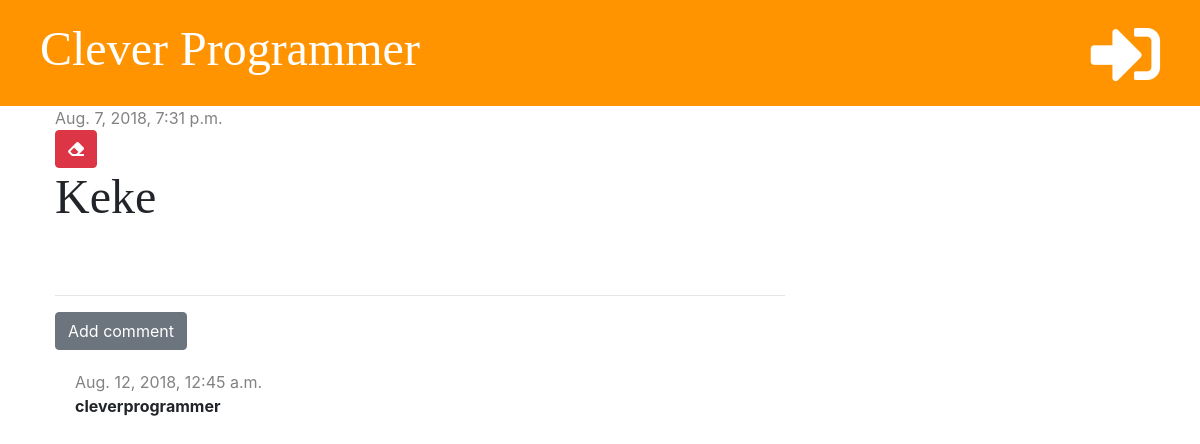
/post/5/, run on the app's committed database.
### blog/models.py (models this page shows, shortened)
class Post(models.Model):
    author = models.ForeignKey('auth.User', on_delete=models.CASCADE)
    title = models.CharField(max_length=200)
    text = models.TextField()
    created_date = models.DateTimeField(default=timezone.now)
    published_date = models.DateTimeField(blank=True, null=True)

class Comment(models.Model):
    post = models.ForeignKey('blog.Post', on_delete=models.CASCADE, related_name='comments')
    author = models.CharField(max_length=200)
    text = models.TextField()
    created_date = models.DateTimeField(default=timezone.now)
    approved = models.BooleanField(default=False)

### blog/views.py (the view)
# urls.py: path('post/<int:pk>/', views.post_detail, name='post_detail'),
def post_detail(request, pk):
    post = get_object_or_404(Post, pk=pk)
    stuff_for_frontend = {'post': post}
    return render(request, 'blog/post_detail.html', stuff_for_frontend)

### blog/templatetags/markdownify.py (called while the page is built)
@register.filter
def markdown(value):
    renderer = HighlightRenderer()
    markdown = mistune.Markdown(renderer=renderer)
    return markdown(value)

### blog/templates/blog/post_detail.html (shortened to what this page needs)
{% extends 'blog/base.html' %}
{% load markdownify %}
{% block content %}
    <div class="post">
        {% if post.published_date %}
            <div class="date">
                {{ post.published_date }}
            </div>
        {% else %}
            <a href="{% url 'post_publish' pk=post.pk %}" class="btn btn-primary">Publish</a>
        {% endif %}
        <a href="{% url 'post_delete' pk=post.pk %}" class="btn btn-danger"
           onclick="return confirm('Are you sure you want to delete this post?')">
            <i class="fas fa-eraser"></i>
        </a>
        <h1>{{ post.title }}</h1>
    </div>
    <hr>
    <a href="{% url 'add_comment_to_post' pk=post.pk %}" class="btn btn-secondary">Add comment</a>
    {% for comment in post.comments.all %}
        {% if user.is_authenticated or comment.approved %}
            <div class="comment">
                <div class="date">
                    {{ comment.created_date }}
                </div>
                <strong>{{ comment.author }}</strong>
            </div>
        {% endif %}
    {% empty %}
        <p>No comments yet...</p>
    {% endfor %}
{% endblock %}

### blog/static/css/blog.css (style rules this page uses)
h1, h2, h3, h4 { font-family: 'Tangerine', 'Inconsolata', 'Droid Sans', serif; font-size: 48px; }
.date { color: #828282; }
.post { margin-bottom: 70px; }
.comment { margin: 20px 0px 20px 20px; }

### data on the page
Post: published_date "Aug. 7, 2018, 7:31 p.m.", title "Keke"
Comment: created_date "Aug. 12, 2018, 12:45 a.m.", author "cleverprogrammer"
